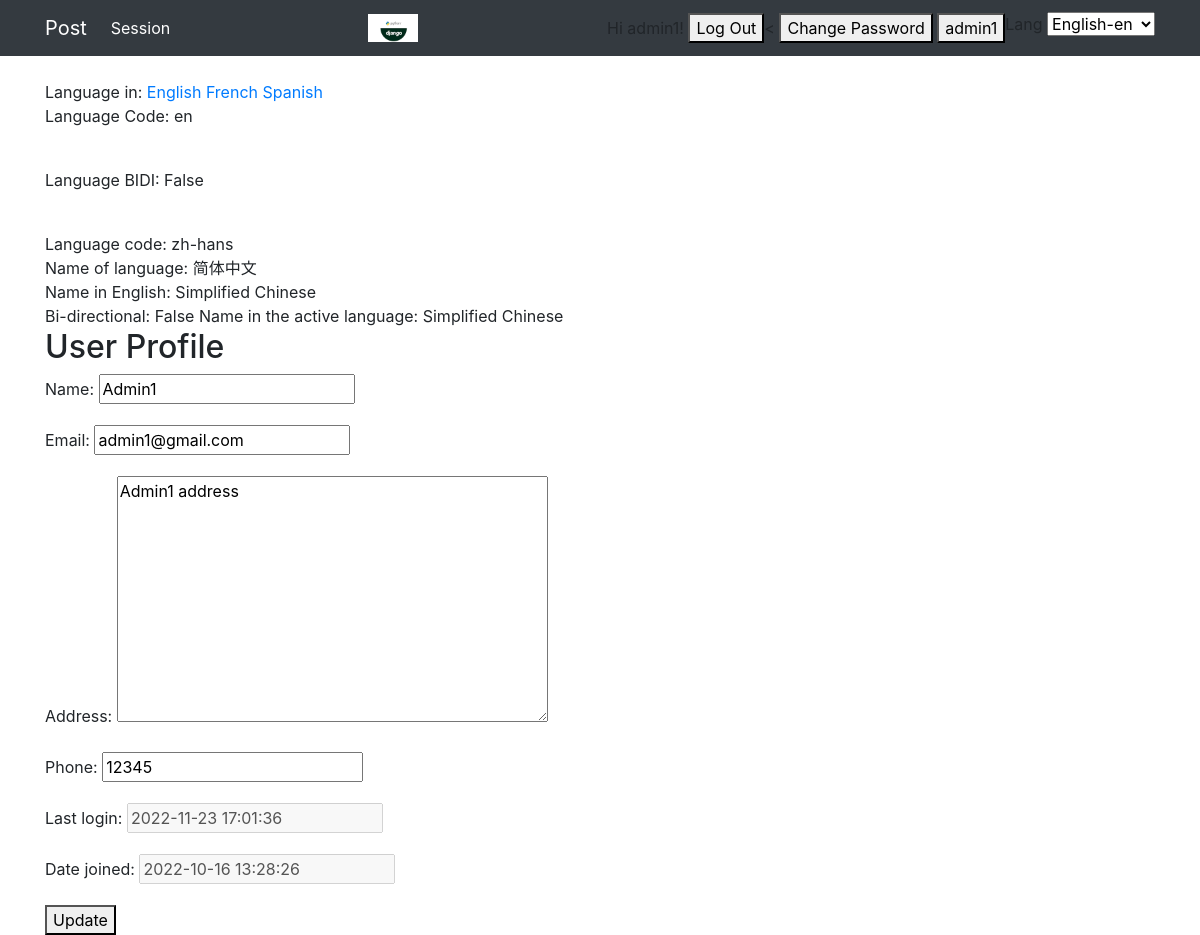
/en/users/profile/ (signed in), run on an earlier commit of the app's database.
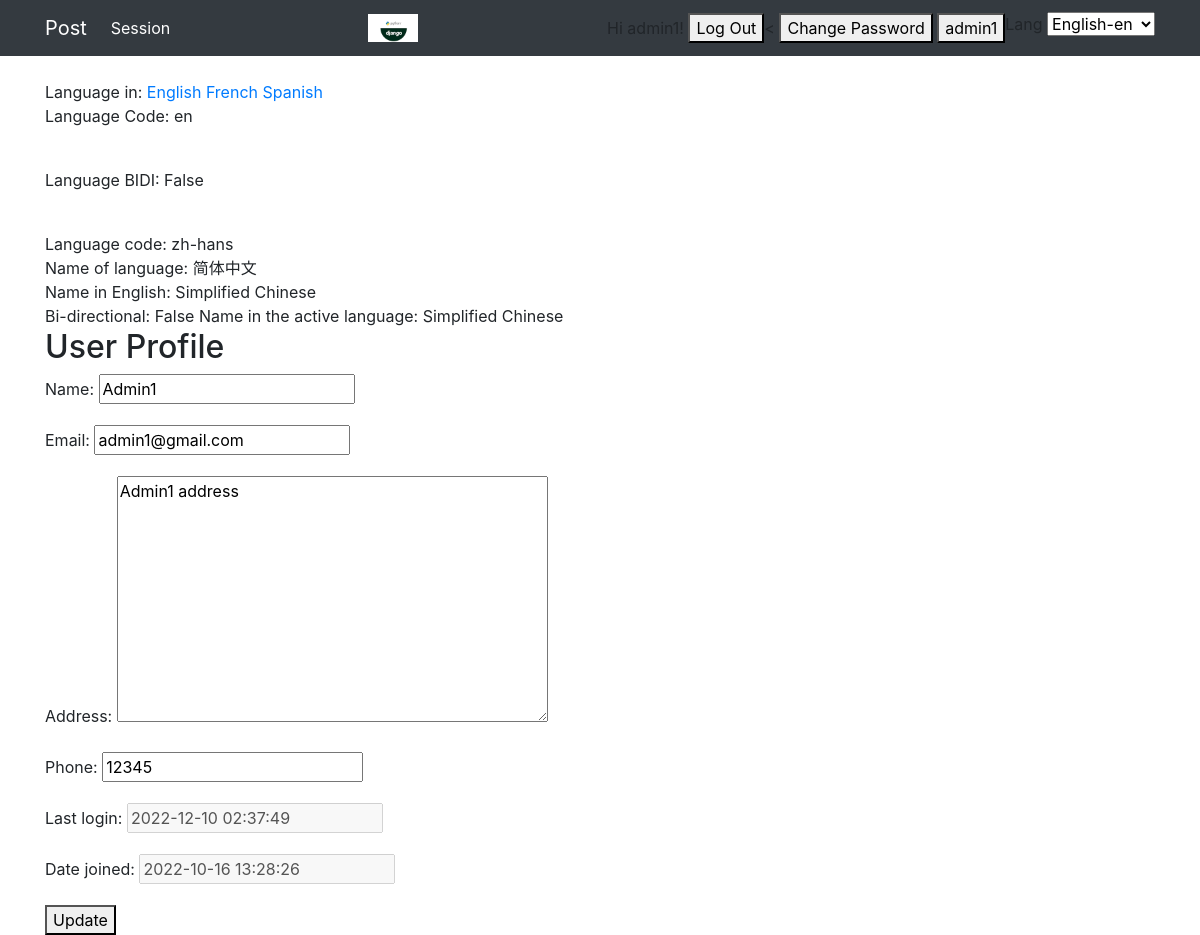
And on a later commit of the database.
### users/models.py (models this page shows, shortened)
class CustomUser(AbstractBaseUser, PermissionsMixin):
    email = models.EmailField(_('Email'), unique=True)
    username = models.CharField(max_length=150, unique=True)
    name = models.CharField(null=True, blank=True, max_length=255)
    address = models.TextField(null=True, blank=True)
    phone = models.BigIntegerField(null=True, blank=True)
    is_admin = models.BooleanField(default=False)
    is_active = models.BooleanField(default=True)
    is_staff = models.BooleanField(default=False)
    is_superuser = models.BooleanField(default=False)
    last_login = models.DateTimeField(_('last login'), blank=True, null=True)
    date_joined = models.DateTimeField(_('date joined'), default=timezone.now)
    objects = CustomUserManager()
    USERNAME_FIELD = 'email'
    REQUIRED_FIELDS = ['username']

### users/views.py (the view, shortened to what this page needs)
# urls.py: path('profile/', ProfileView.as_view(), name='profile'),
class ProfileView(CreateView):
    form_class = UserEditForm
    template_name = "users/profile.html"
    def get(self, request, *args, **kwargs):
        form = self.form_class(instance=request.user)
        return render(request, self.template_name, {'form': form})

### users/forms.py
class UserEditForm(UserChangeForm):
    def __init__(self, *args, **kwargs):
        super(UserEditForm, self).__init__(*args, **kwargs)
        self.fields['last_login'].disabled = True
        self.fields['date_joined'].disabled = True
    password = None
    class Meta:
        model = CustomUser
        fields = ("name", "email", "address", "phone", "last_login", "date_joined")

### users/templates/users/profile.html (shortened to what this page needs)
{% extends "base.html" %}
{% load i18n %}
{% block content %}
{% get_available_languages as languages %}
{% translate "Language in:" %}
{% for lang_code, lang_name in languages %}
    {% language lang_code %}
        <a href="{% url 'users:profile'  %}">{{ lang_name }}</a>
    {% endlanguage %}
{% endfor %}
{% get_current_language as LANGUAGE_CODE %}
{% get_current_language_bidi as LANGUAGE_BIDI %}
<p>Language Code: {{LANGUAGE_CODE}}</p><br>
<p>Language BIDI: {{LANGUAGE_BIDI}}</p><br>
{% get_language_info for LANGUAGE_CODE as lang %}
{% get_language_info for "zh-hans" as lang %}
Language code: {{ lang.code }}<br>
Name of language: {{ lang.name_local }}<br>
Name in English: {{ lang.name }}<br>
Bi-directional: {{ lang.bidi }}
Name in the active language: {{ lang.name_translated }}
<h2>{% trans "User Profile" %}</h2>
<form action="{% url 'users:profile' %}" method="post" enctype="multipart/form-data">
    {{ form.as_p }}
    <button type="submit">Update</button>
</form>
{% endblock %}

### templates/base.html (shortened to what this page needs)
{% load static %}
{% load i18n %}
<!DOCTYPE html>
<html lang="en">
<head>
    {% block css %}
    <link rel="stylesheet" href="https://stackpath.bootstrapcdn.com/bootstrap/4.3.1/css/bootstrap.min.css">
    {% endblock %}
</head>
<body>
    <nav class="navbar navbar-expand-lg navbar-dark bg-dark">
        <div class="container">
            {% if perms.post %}
            <a class="navbar-brand" href="{% url 'post:list' %}">Post</a>
            {% endif %}
            {% if perms.session_cookie_cache %}
            <div class="collapse navbar-collapse">
                <ul class="navbar-nav mr-auto">
                    <li class="nav-item active">
                        <a class="nav-link" href="{% url 'session_cookie_cache:list' %}">Session</a>
                    </li>
                </ul>
            </div>
            {% endif %}
            <div class="collapse navbar-collapse">
                  <img style="width: 50px;" src="{% static 'images/django.png' %}" alt="Django">
            </div>
            <div>
                {% if user.is_authenticated %}
                    Hi {{ user.username }}!
                    <a href="{% url 'users:logout' %}"><button>Log Out</button></a><
                    <a href="{% url 'users:password_change' %}"><button>Change Password</button></a>
                    <a href="{% url 'users:profile' %}"><button>{{user.username}}</button></a>
                {% else %}
                <a href="{% url 'users:signup' %}"><button>Sign Up</button></a>
                <a href="{% url 'users:login' %}"><button>Login</button></a>
                <a href="{% url 'users:password_reset' %}"><button>Reset Password</button></a>
                {% endif %}
            </div>
            {% get_available_languages as languages %}
            <label for="">Lang
                <select id="language">
                    {% for lang_code, lang_name in languages %}
                    {% language lang_code %}
                    <option>
                        <a href="{{lang_code}}">{{ lang_name }}-{{lang_code}}</a>
                    </option>
                    {% endlanguage %}
                    {% endfor %}
                </select>
            </label>
        </div>
    </nav>
    <div class="container mt-4">
        {% block content %}
        {% endblock %}
    </div>
    {% block js %}
    </body>
    {% endblock %}

What changed in the data, as far as the page shows it:
changed CustomUser "admin1": last_login "2022-11-23 17:01:36" → "2022-12-10 02:37:49"
